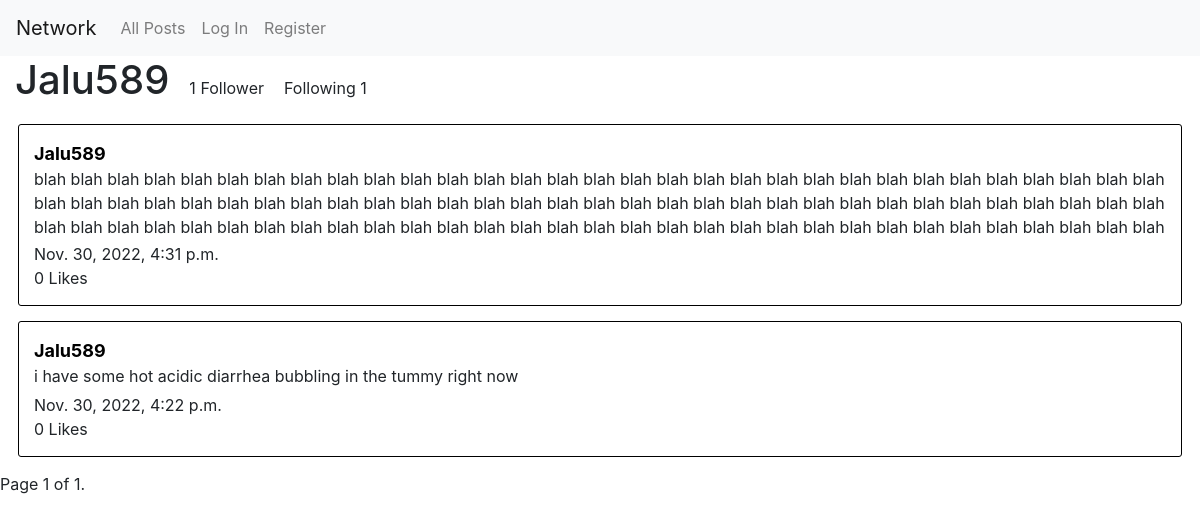
Page /user/2 on the earlier database version.
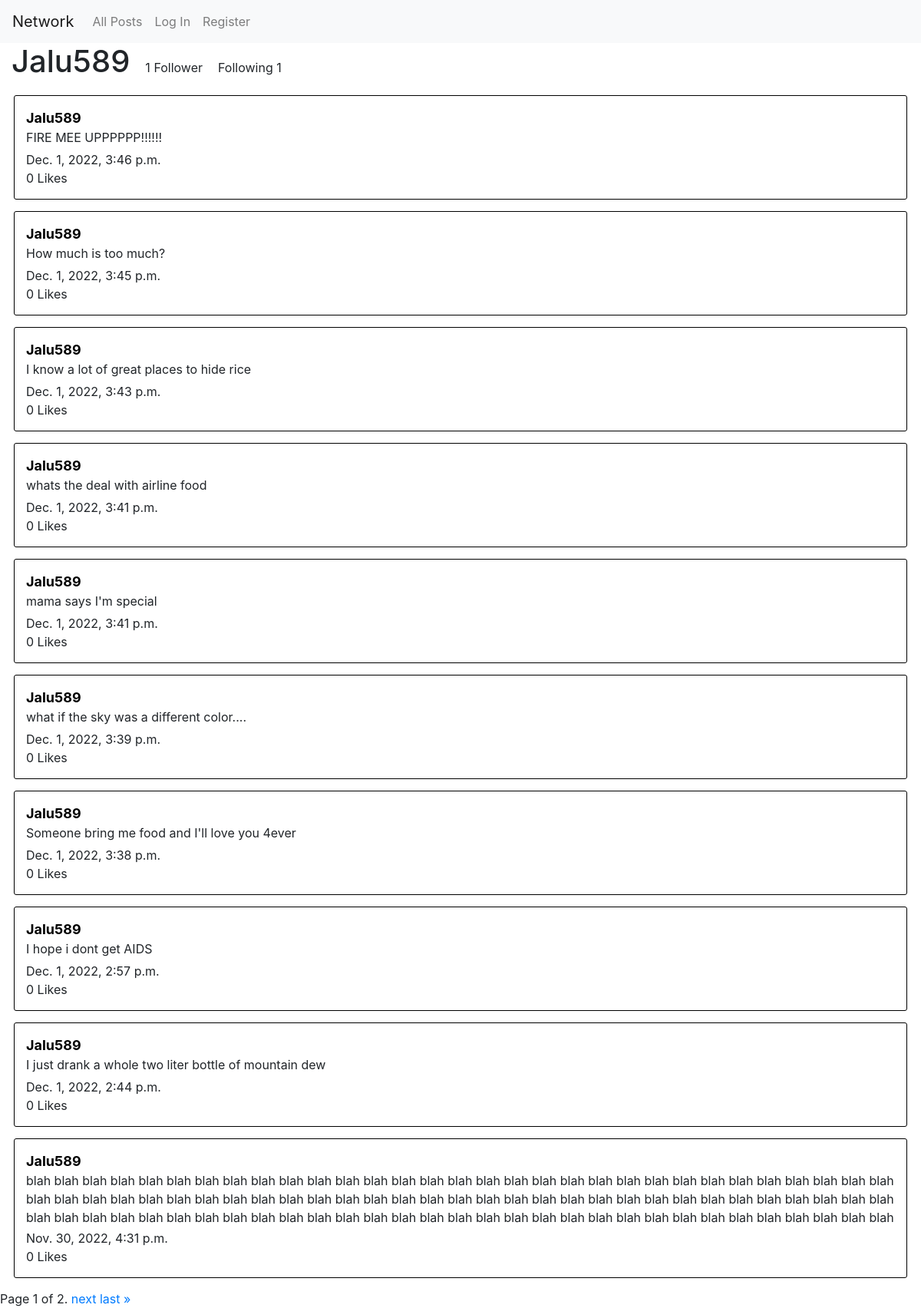
Same page on the later database version.
### network/models.py (models this page shows, shortened)
class Post(models.Model):
    content = models.TextField(blank=False)
    poster = models.ForeignKey("User", on_delete=models.CASCADE, related_name="posts")
    like_count = models.IntegerField(default=0)
    timestamp = models.DateTimeField("Time posted", auto_now_add=True)
    likers =  models.ManyToManyField(User, blank=True, related_name="liked")

class User(AbstractUser):
    pass

### network/views.py (the view)
# urls.py: path('user/<int:user_id>', views.user, name="user"),
def user(request, user_id):
    try:
        user = User.objects.get(pk=user_id)
    except User.DoesNotExist:
        return JsonResponse({"error": "User not found."}, status=404)
    posts = Post.objects.filter(poster=user).order_by("-timestamp")
    paginator = Paginator(posts, 10)
    page_number = request.GET.get('page')
    page_obj = paginator.get_page(page_number)
    follows = Follow.objects.filter(followee=user_id)
    followers = []
    for follow in follows:
        followers.append(follow.follower)
    return render(request, "network/user.html", {
        "username": user,
        "posts": page_obj,
        "followers": followers
    })

### network/templates/network/user.html (shortened to what this page needs)
{% extends "network/layout.html" %}
{% load static %}
{% block body %}
{% if user != username and user.is_authenticated %}
<div class="user-follow">
    <h1 id="follow-name">{{username}}</h1>
    <p id="follow-count">{{ followers|length }} Follower{% if followers|length != 1%}s{%endif%}</p>
    <p id="follow-count">Following {{username.following.all|length}}</p>
    <button id="follow-button" class="btn btn-primary" value={{username}}>
        {% if user in followers %}
        Unfollow
        {% else %}
        Follow
        {% endif %}
    </button>
</div>
{% else %}
<div class="user-follow">
    <h1 id="follow-name">{{username}}</h1>
    <p id="follow-count">{{ followers|length }} Follower{% if followers|length != 1%}s{%endif%}</p>
    <p id="follow-count">Following {{username.following.all|length}}</p>
</div>
{% endif %}
{% for post in posts %}
<div class="post" id="post-{{post.id}}">
    <a class="post-user" href="{% url 'user' post.poster.id %}">{{post.poster}}</a>
    <p id="content-{{post.id}}" class="post-content">{{post.content}}</p>
    <p class="timestamp">{{post.timestamp}}</p>
    <div class="post-bottom">
        <p>{{post.like_count}} Like{% if post.like_count != 1%}s{% endif %}</p>
    </div>
</div>
{% endfor %}
<div class="pagination">
    <span class="step-links">
        <span class="current">
            Page {{ posts.number }} of {{ posts.paginator.num_pages }}.
        </span>
        {% if posts.has_next %}
            <a href="?page={{ posts.next_page_number }}">next</a>
            <a href="?page={{ posts.paginator.num_pages }}">last &raquo;</a>
        {% endif %}
    </span>
</div>
{% endblock %}

Differences in the rows shown:
no longer on this page (row unchanged): Post: poster "Jalu589", content "i have some hot acidic diarrhea bubbling in the tummy right now", timestamp "Nov. 30, 2022, 4:22 p.m.", like_count "0"
added Post: poster "Jalu589", content "FIRE MEE UPPPPPP!!!!!!", timestamp "Dec. 1, 2022, 3:46 p.m.", like_count "0"
added Post: poster "Jalu589", content "How much is too much?", timestamp "Dec. 1, 2022, 3:45 p.m.", like_count "0"
added Post: poster "Jalu589", content "I know a lot of great places to hide rice", timestamp "Dec. 1, 2022, 3:43 p.m.", like_count "0"
added Post: poster "Jalu589", content "whats the deal with airline food", timestamp "Dec. 1, 2022, 3:41 p.m.", like_count "0"
added Post: poster "Jalu589", content "mama says I'm special", timestamp "Dec. 1, 2022, 3:41 p.m.", like_count "0"
added Post: poster "Jalu589", content "what if the sky was a different color....", timestamp "Dec. 1, 2022, 3:39 p.m.", like_count "0"
added Post: poster "Jalu589", content "Someone bring me food and I'll love you 4ever", timestamp "Dec. 1, 2022, 3:38 p.m.", like_count "0"
added Post: poster "Jalu589", content "I hope i dont get AIDS", timestamp "Dec. 1, 2022, 2:57 p.m.", like_count "0"
added Post: poster "Jalu589", content "I just drank a whole two liter bottle of mountain dew", timestamp "Dec. 1, 2022, 2:44 p.m.", like_count "0"
Other differences:
{{ posts.paginator.num_pages }}: "1" → "2"
text now shown: "next last »"
